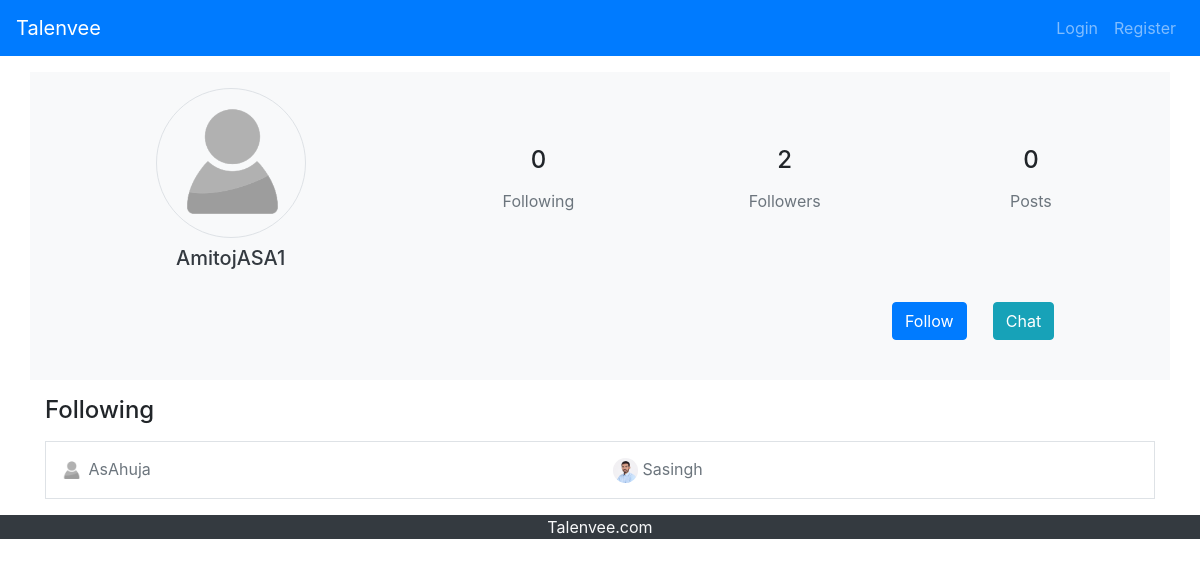
The app's page /showFollow.php?category=followers&userName=AmitojASA1 with its own data.
### tables this page shows
CREATE TABLE IF NOT EXISTS `userdetailstb` (
`id` int(11) NOT NULL,
  `username` varchar(500) NOT NULL,
  `firstName` varchar(100) NOT NULL,
  `lastName` varchar(100) NOT NULL,
  `emailAddress` varchar(100) NOT NULL,
  `contactNo1` varchar(15) NOT NULL,
  `country` varchar(10) NOT NULL DEFAULT 'India',
  `followers` varchar(10000) NOT NULL DEFAULT '[]',
  `following` varchar(10000) NOT NULL DEFAULT '[]',
  `posts` varchar(10000) NOT NULL DEFAULT '[]',
  `interests` varchar(10000) NOT NULL DEFAULT '[]',
  `profilepic` varchar(1000) NOT NULL DEFAULT 'no-image.jpg',
  `UserDesc` varchar(500) NOT NULL DEFAULT 'No Description'
);

### profile/showFollower.php (the view, shortened to what this page needs)
<link rel="stylesheet" href="includes/css/profile.css">
<?php
    $userName=mysqli_real_escape_string($conn,$_GET['userName']);
    $query=mysqli_query($conn,"select * from userdetailstb where username='$userName'") or die(error_page());
    $ss=mysqli_fetch_assoc($query);
    $userId=$ss['id'];
?>
<div class="container my-3 mx-auto">
    <div class="row bg-light  text-center p-3" id="profile-header">
        <div class="col-sm-4" >
            <img id="profile-pic" src="profile/profile_pics/<?php echo $ss['profilepic'];?>" alt="" class="img-fluid rounded-circle border">
            <a id="profile-name" class="text-dark" href="profileshow.php?userName=<?php echo $ss['username'];?>"><h5 class="my-2"><?php echo $ss['username'];?></h5></a>
        </div>
        <div class="col-sm-8 my-auto">
            <div class="row">
                <div class="col-sm-4">
                    <h4>
                        <?php
                            $followingList=json_decode($ss['following']);
                            echo count($followingList);
                        ?>
                    </h4>
                    <a class="btn" href="showFollow.php?category=following&userName=<?php echo $userName;?>"><div class="text-secondary">Following</div>  </a>
                </div>
                <div class="col-sm-4">
                    <h4>
                        <?php
                            $followerList=json_decode($ss['followers']);
                            echo count($followerList);
                        ?>
                    </h4>
                    <a class="btn" href="showFollow.php?category=followers&userName=<?php echo $userName;?>"><div class="text-secondary">Followers</div></a>
                </div>
                <div class="col-sm-4">
                    <h4>
                        <?php
                            $postsList=json_decode($ss['posts']);
                            echo count($postsList);
                        ?>
                    </h4>
                    <span class="btn"><div class="text-secondary">Posts</div></span>
                </div>
            </div>
        </div>
        <div class="col-sm-12 my-3">
            <div class="row">
                <div class=" offset-sm-3 col-sm-6  text-justify my-2">
                </div>
                <div class="col-sm-1 text-center my-2">
                    <?php
                        $lUserId=$_SESSION['userid'];
                        $que=mysqli_query($conn,"select following from userdetailstb where id='$lUserId'") or die(error_page());
                        $ss=mysqli_fetch_assoc($que)['following'];
                        $ar=json_decode($ss);
                        if(in_array($userId,$ar)){
                    ?>
                        <button class="btn btn-outline-secondary" id="follow-btn" onclick="followUser(<?php echo $userId;?>)">UnFollow</button>
                    <?php }else{?>
                        <button class="btn btn-primary" id="follow-btn" onclick="followUser(<?php echo $userId;?>)">Follow</button>
                    <?php } ?>
                </div>
                <div class="col-sm-1 mx-2 my-2 text-center"><a href="chat.php?user=<?php echo $userName;?>" class="btn btn-info">Chat</a></div>
            </div>
        </div>
    </div>
    <h4 class="my-3">Following</h4>
    <div class="row mx-auto my-3 border">
        <?php
            foreach($followerList as $user){
                $selectQuery="select * from userdetailstb where id=$user";
                $qu = mysqli_query($conn,$selectQuery) or die(error_page());
                $qpc=mysqli_fetch_assoc($qu);
        ?>
            <a class="btn col-sm-6 text-left my-2" href="profileshow.php?userName=<?php echo $qpc['username'];?>">
                <img class="img img-fluid rounded-circle" src="profile/profile_pics/<?php echo $qpc['profilepic'];?>" style="width:25px;height:25px;"> <span class="text-secondary"><?php echo $qpc['username']; ?></span>
            </a>
        <?php
            }
        ?>
    </div>
</div>

### includes/css/profile.css (style rules this page uses)
#profile-pic { width:150px; height:150px; }

### records on screen
userdetailstb: profilepic (placeholder picture), username "AmitojASA1", following "0", followers "2", posts "0"
userdetailstb: profilepic (placeholder picture), username "AsAhuja"
userdetailstb: profilepic (picture), username "Sasingh"
